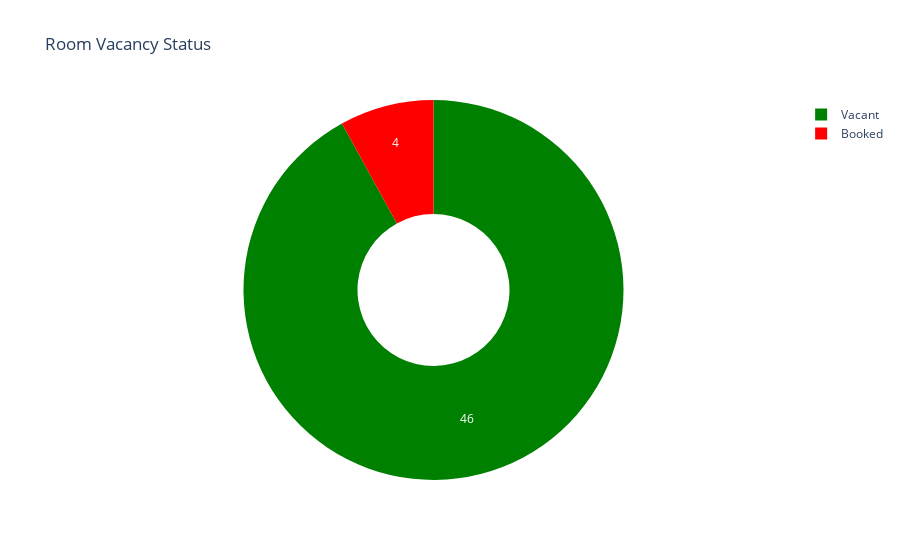
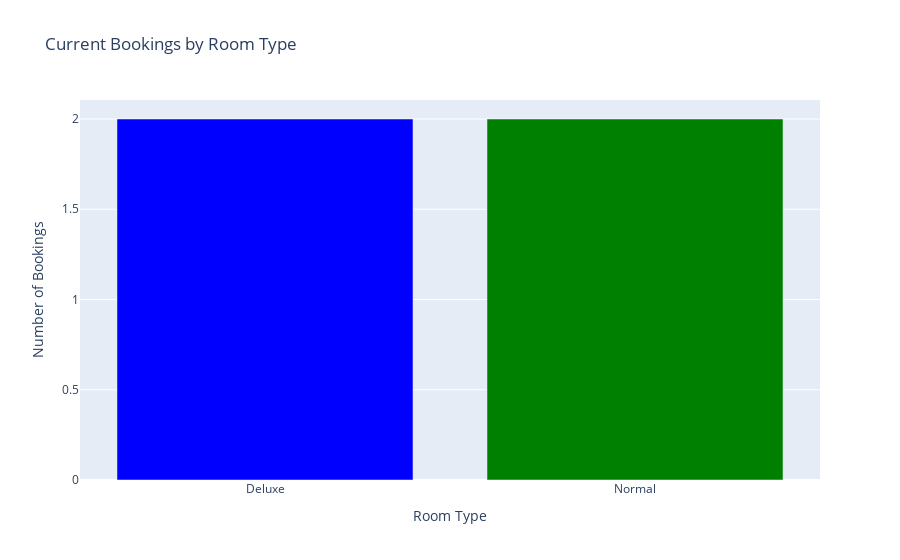
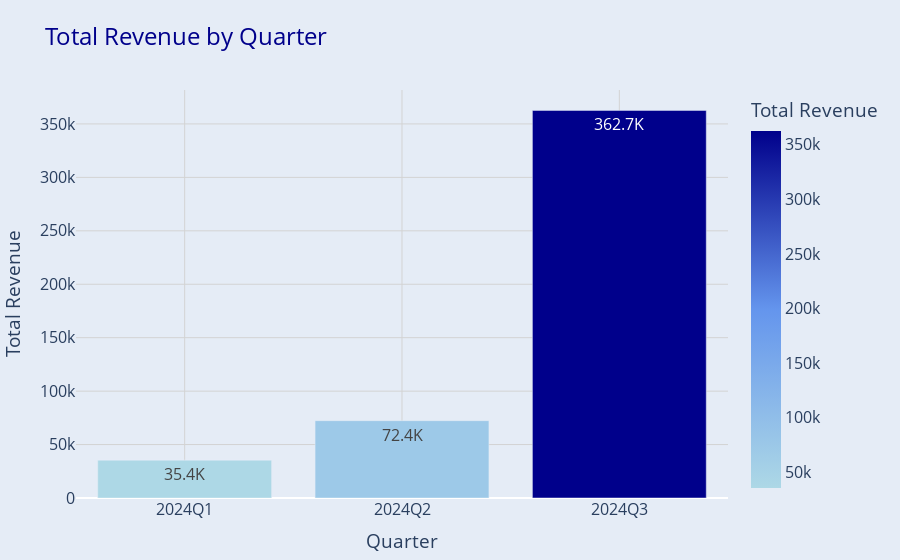
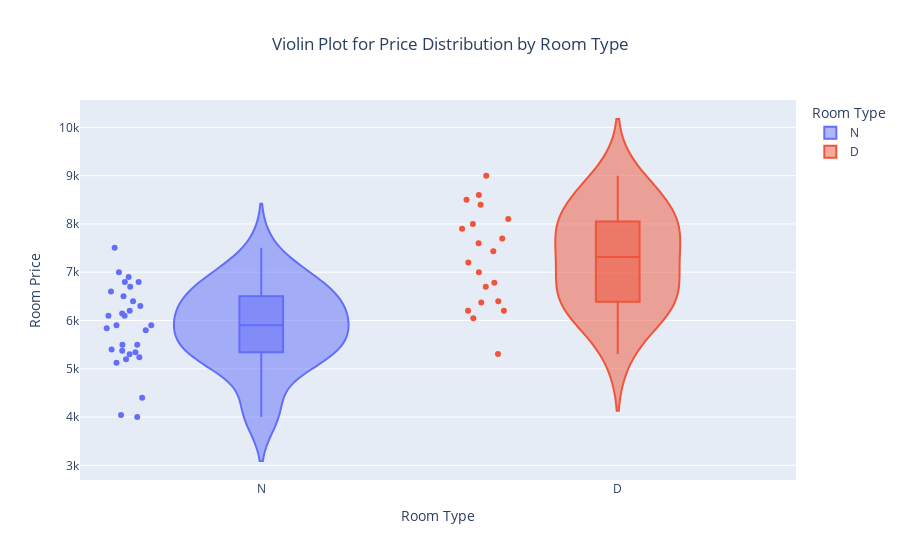

The code cell stored with these charts, in order, in its notebook:
### Code cell
# import function modules
from room_price_computation import room_price_computation # option 1
from fetch_reservation_and_calculate import fetch_reservation_and_calculate # option 2
from view_analytics import view_Analytics # option 3
from report_export import report_export # option 4
import db_config 

#import necessary libraries
from prettytable import PrettyTable 
from sqlalchemy import create_engine
from sqlalchemy.orm import sessionmaker

# Database connection parameters from db_config
username = db_config.username
password = db_config.password
host = db_config.host
port = db_config.port
database = db_config.database

engine = create_engine(f'mysql+pymysql://{username}:{password}@{host}:{port}/{database}')

Session = sessionmaker(bind=engine)

def main():
    while True:
        table = PrettyTable()
        table.field_names = ["Option", "Description"]
        table.add_row(["1", "Room Price Computation (New Bookings)"])
        table.add_row(["2", "Booking Receipt Generation (On Completion of Stay)"])
        table.add_row(["3", "View SmartStay Analytics"])
        table.add_row(["4", "Export Full Analytics Report to PDF"])
        table.add_row(["5", "Exit"])

        print("\nFollowing Operations are available:")
        print(table)
        
        choice = input("Enter your choice (1/2/3/4/5): ")

        if choice == '1':
            room_price_computation()  # Function for Room price computation 
        elif choice == '2':
            room_no_input = input("Enter the room number: ")
            session = Session()
            fetch_reservation_and_calculate(int(room_no_input), session)  # Function for receipt generation
        elif choice == '3':
            view_Analytics()  # Function for viewing analytics
        elif choice == '4':
            report_export()   # Function for Report export to PDF 
        elif choice == '5':
            print("Exited successfully!")
            break  
        else:
            print("Invalid choice. Please enter 1/2/3/4/5")

if __name__ == "__main__":
    main()

### Figure 1 — Plotly figure (JSON) as saved in the notebook; plotly's stock layout.template omitted (floating-point values rounded to 4 significant figures)
{"data": [{"hole": 0.4, "hoverinfo": "label+percent", "labels": ["Booked", "Vacant"], "marker": {"colors": ["red", "green"]}, "textinfo": "value", "type": "pie", "values": [4, 46]}], "layout": {"title": {"text": "Room Vacancy Status"}}}

### Figure 2 — Plotly figure (JSON) as saved in the notebook; plotly's stock layout.template omitted (floating-point values rounded to 4 significant figures)
{"data": [{"marker": {"color": ["blue", "green"]}, "type": "bar", "x": ["Deluxe", "Normal"], "y": [2, 2]}], "layout": {"title": {"text": "Current Bookings by Room Type"}, "xaxis": {"title": {"text": "Room Type"}}, "yaxis": {"title": {"text": "Number of Bookings"}}}}

### Figure 3 — Plotly figure (JSON) as saved in the notebook; plotly's stock layout.template omitted (floating-point values rounded to 4 significant figures)
{"data": [{"alignmentgroup": "True", "hovertemplate": "Quarter: %{x}<br>Total Revenue: %{text}<extra></extra>", "legendgroup": "", "marker": {"color": [35400, 72366, 362675], "coloraxis": "coloraxis", "pattern": {"shape": ""}}, "name": "", "offsetgroup": "", "orientation": "v", "showlegend": false, "text": ["35.4K", "72.4K", "362.7K"], "textposition": "auto", "texttemplate": "%{text}", "type": "bar", "x": ["2024Q1", "2024Q2", "2024Q3"], "xaxis": "x", "y": [35400, 72366, 362675], "yaxis": "y"}], "layout": {"barmode": "relative", "coloraxis": {"colorbar": {"title": {"text": "Total Revenue"}}, "colorscale": [[0, "rgb(173, 216, 230)"], [0.5, "rgb(100, 149, 237)"], [1, "rgb(0, 0, 139)"]], "showscale": true}, "font": {"size": 16}, "legend": {"tracegroupgap": 0}, "margin": {"b": 40, "l": 40, "r": 20, "t": 90}, "paper_bgcolor": "#E5ECF6", "plot_bgcolor": "#E5ECF6", "title": {"font": {"color": "darkblue", "size": 24}, "text": "Total Revenue by Quarter"}, "xaxis": {"anchor": "y", "domain": [0, 1], "gridcolor": "lightgray", "showgrid": true, "title": {"text": "Quarter"}}, "yaxis": {"anchor": "x", "domain": [0, 1], "gridcolor": "lightgray", "showgrid": true, "title": {"text": "Total Revenue"}}}}

### Figure 4 — Plotly figure (JSON) as saved in the notebook; plotly's stock layout.template omitted (floating-point values rounded to 4 significant figures)
{"data": [{"alignmentgroup": "True", "box": {"visible": true}, "hovertemplate": "Room Type=%{x}<br>Room Price=%{y}<extra></extra>", "legendgroup": "N", "marker": {"color": "#636efa"}, "name": "N", "offsetgroup": "N", "orientation": "v", "points": "all", "scalegroup": "True", "showlegend": true, "type": "violin", "x": ["N", "N", "N", "N", "N", "N", "N", "N", "N", "N", "N", "N", "N", "N", "N", "N", "N", "N", "N", "N", "N", "N", "N", "N", "N", "N", "N", "N", "N", "N"], "x0": " ", "xaxis": "x", "y": [5841, 4402, 6147, 5124, 5241, 4000, 5341, 4045, 5500, 6100, 5200, 6800, 7000, 5400, 5900, 6700, 6100, 6900, 5300, 6200, 5800, 6500, 6400, 5373, 6600, 6800, 6300, 5500, 5900, 7509], "y0": " ", "yaxis": "y"}, {"alignmentgroup": "True", "box": {"visible": true}, "hovertemplate": "Room Type=%{x}<br>Room Price=%{y}<extra></extra>", "legendgroup": "D", "marker": {"color": "#EF553B"}, "name": "D", "offsetgroup": "D", "orientation": "v", "points": "all", "scalegroup": "True", "showlegend": true, "type": "violin", "x": ["D", "D", "D", "D", "D", "D", "D", "D", "D", "D", "D", "D", "D", "D", "D", "D", "D", "D", "D", "D"], "x0": " ", "xaxis": "x", "y": [5306, 8000, 8500, 9000, 6046, 7600, 6400, 7000, 7200, 7434, 8100, 8600, 6200, 8400, 6700, 6781, 6372, 7700, 6200, 7900], "y0": " ", "yaxis": "y"}], "layout": {"legend": {"title": {"text": "Room Type"}, "tracegroupgap": 0}, "title": {"text": "Violin Plot for Price Distribution by Room Type", "x": 0.5}, "violinmode": "overlay", "xaxis": {"anchor": "y", "categoryarray": ["N", "D"], "categoryorder": "array", "domain": [0, 1], "title": {"text": "Room Type"}}, "yaxis": {"anchor": "x", "domain": [0, 1], "title": {"text": "Room Price"}}}}
